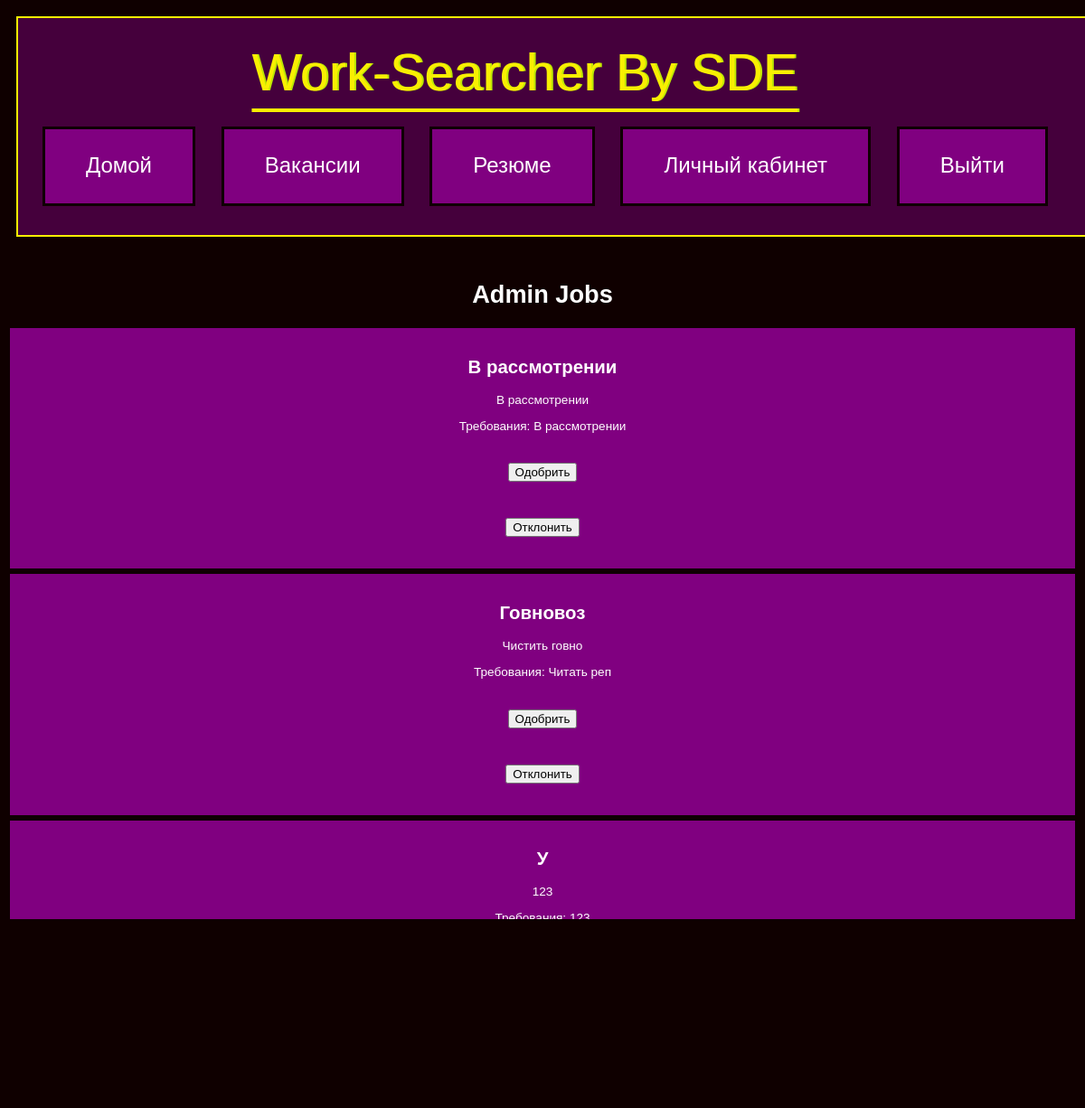
Screenshot of /admin/jobs (signed in) with the database file from the repository.
### Model/models.py (models this page shows)
class Job(db.Model):
    id = db.Column(db.Integer, primary_key=True)
    title = db.Column(db.String(300), nullable=False)
    description = db.Column(db.Text, nullable=False)
    requirements = db.Column(db.String(200))
    image_filename = db.Column(db.String(300))
    user_id = db.Column(db.Integer, db.ForeignKey('user.id'), nullable=False)
    user = db.relationship('User', backref=db.backref('jobs', lazy=True))
    status = db.Column(db.Boolean, nullable=True)
    resumes = db.relationship('Resume', secondary=job_resume_association, backref=db.backref('jobs', lazy=True))

### Controller/job.py (the view)
@job.route('/admin/jobs', methods=['GET'])
@login_required
def admin_jobs():
    if not current_user.is_admin:
        abort(403)  # Возвращаем ошибку 403 Forbidden для неадминистраторов
    pending_jobs = Job.query.filter_by(status=None).all()
    return render_template('admin_jobs.html', pending_jobs=pending_jobs)

### app.py (called while the page is built)
@login_manager.user_loader
def load_user(user_id):
    return User.query.get(int(user_id))

### templates/admin_jobs.html (shortened to what this page needs)
{% extends "base.html" %}
{% block content %}
    <h1>Admin Jobs</h1>
    {% if pending_jobs %}
        <ul>
            {% for job in pending_jobs %}
                <li>
                    <h2>{{ job.title }}</h2>
                    <p>{{ job.description }}</p>
                    <p>Требования: {{ job.requirements }}</p>
                    <form method="post" action="{{ url_for('job.admin_approve_job', job_id=job.id) }}">
    <button type="submit" name="approve" value="true">Одобрить</button>
</form>
                    <form method="post" action="{{ url_for('job.reject_job', job_id=job.id) }}">
                        <button type="submit" name="reject" value="true">Отклонить</button>
                    </form>
                </li>
            {% endfor %}
        </ul>
    {% else %}
        <p>No jobs pending review.</p>
    {% endif %}
    <a href="{{ url_for('CZN.index') }}">Back to Home</a>
{% endblock %}

### static/styles.css (style rules this page uses)
html { height:100%; }
body { background: #0f0000; color : #ffffff; font-family: "helterskelter", sans-serif; -webkit-background-size: cover; }
a { text-decoration: none; color: #ffffff; font-size: 150%; padding: 15px; }
ul { list-style-type: none; margin: 0; padding: 0; }
li { background: #800080; padding-top: 15px; padding-bottom: 15px; padding-right: 30px; padding-left: 30px; border: medium solid #0f0000; }
form { color: #fff; padding: 20px; }

### rows the page displays
Job: title "В рассмотрении", description "В рассмотрении", requirements "В рассмотрении"
Job: title "Говновоз", description "Чистить говно", requirements "Читать реп"
Job: title "У", description "123", requirements "123"
